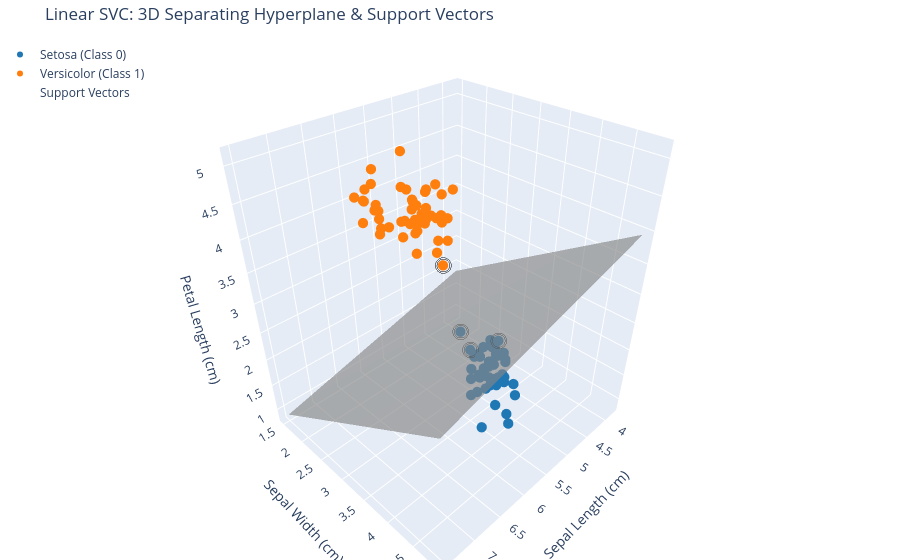

The notebook cell this image was saved under:
### Code cell
import numpy as np
import plotly.graph_objects as go
from sklearn.datasets import load_iris
from sklearn.svm import SVC

# 1. Load pre-packaged dataset
iris = load_iris(as_frame=True)
df = iris.frame

# For binary classification clarity: Setosa (0) vs Versicolor (1)
df_binary = df[df["target"].isin([0, 1])].copy()

# Features: Sepal Length, Sepal Width, Petal Length
features = ["sepal length (cm)", "sepal width (cm)", "petal length (cm)"]
X = df_binary[features].values
y = df_binary["target"].values

# 2. Fit a Linear Support Vector Classifier
model = SVC(kernel="linear", C=1.0)
model.fit(X, y)

# Extract weights (coefficients) and intercept: w1*x + w2*y + w3*z + b = 0
w = model.coef_[0]
b = model.intercept_[0]

# 3. Create a 2D mesh grid for the separating hyperplane
x_min, x_max = X[:, 0].min() - 0.5, X[:, 0].max() + 0.5
y_min, y_max = X[:, 1].min() - 0.5, X[:, 1].max() + 0.5
xx, yy = np.meshgrid(np.linspace(x_min, x_max, 20), np.linspace(y_min, y_max, 20))

# Solve for z: z = -(w[0]*x + w[1]*y + b) / w[2]
zz = -(w[0] * xx + w[1] * yy + b) / w[2]

# Also calculate parallel margin boundaries (+1 and -1)
zz_margin_up = -(w[0] * xx + w[1] * yy + b - 1) / w[2]
zz_margin_down = -(w[0] * xx + w[1] * yy + b + 1) / w[2]

# 4. Build the Interactive 3D Plot
fig = go.Figure()

# Plot data points for Class 0 (Setosa)
mask_0 = y == 0
fig.add_trace(
    go.Scatter3d(
        x=X[mask_0, 0],
        y=X[mask_0, 1],
        z=X[mask_0, 2],
        mode="markers",
        name="Setosa (Class 0)",
        marker=dict(size=6, color="#1f77b4", symbol="circle"),
    )
)

# Plot data points for Class 1 (Versicolor)
mask_1 = y == 1
fig.add_trace(
    go.Scatter3d(
        x=X[mask_1, 0],
        y=X[mask_1, 1],
        z=X[mask_1, 2],
        mode="markers",
        name="Versicolor (Class 1)",
        marker=dict(size=6, color="#ff7f0e", symbol="circle"),
    )
)

# Highlight Support Vectors
support_vectors = model.support_vectors_
fig.add_trace(
    go.Scatter3d(
        x=support_vectors[:, 0],
        y=support_vectors[:, 1],
        z=support_vectors[:, 2],
        mode="markers",
        name="Support Vectors",
        marker=dict(
            size=9,
            color="rgba(0,0,0,0)",
            line=dict(color="black", width=4),
            symbol="circle-open",
        ),
    )
)

# Add Decision Boundary Surface
fig.add_trace(
    go.Surface(
        x=xx,
        y=yy,
        z=zz,
        name="Decision Hyperplane",
        colorscale=[[0, "gray"], [1, "gray"]],
        showscale=False,
        opacity=0.65,
    )
)

# Layout configuration
fig.update_layout(
    title="Linear SVC: 3D Separating Hyperplane & Support Vectors",
    scene=dict(
        xaxis_title="Sepal Length (cm)",
        yaxis_title="Sepal Width (cm)",
        zaxis_title="Petal Length (cm)",
    ),
    legend=dict(x=0, y=1),
    margin=dict(l=0, r=0, b=0, t=40),
)

fig.show()

### Figure 1 — Plotly figure (JSON) as saved in the notebook; plotly's stock layout.template omitted (floating-point values rounded to 4 significant figures; data arrays with more than 128 entries replaced by an {"elided": "..."} marker saying what was removed)
{"data": [{"marker": {"color": "#1f77b4", "size": 6, "symbol": "circle"}, "mode": "markers", "name": "Setosa (Class 0)", "type": "scatter3d", "x": [5.1, 4.9, 4.7, 4.6, 5.0, 5.4, 4.6, 5.0, 4.4, 4.9, 5.4, 4.8, 4.8, 4.3, 5.8, 5.7, 5.4, 5.1, 5.7, 5.1, 5.4, 5.1, 4.6, 5.1, 4.8, 5.0, 5.0, 5.2, 5.2, 4.7, 4.8, 5.4, 5.2, 5.5, 4.9, 5.0, 5.5, 4.9, 4.4, 5.1, 5.0, 4.5, 4.4, 5.0, 5.1, 4.8, 5.1, 4.6, 5.3, 5.0], "y": [3.5, 3.0, 3.2, 3.1, 3.6, 3.9, 3.4, 3.4, 2.9, 3.1, 3.7, 3.4, 3.0, 3.0, 4.0, 4.4, 3.9, 3.5, 3.8, 3.8, 3.4, 3.7, 3.6, 3.3, 3.4, 3.0, 3.4, 3.5, 3.4, 3.2, 3.1, 3.4, 4.1, 4.2, 3.1, 3.2, 3.5, 3.6, 3.0, 3.4, 3.5, 2.3, 3.2, 3.5, 3.8, 3.0, 3.8, 3.2, 3.7, 3.3], "z": [1.4, 1.4, 1.3, 1.5, 1.4, 1.7, 1.4, 1.5, 1.4, 1.5, 1.5, 1.6, 1.4, 1.1, 1.2, 1.5, 1.3, 1.4, 1.7, 1.5, 1.7, 1.5, 1.0, 1.7, 1.9, 1.6, 1.6, 1.5, 1.4, 1.6, 1.6, 1.5, 1.5, 1.4, 1.5, 1.2, 1.3, 1.4, 1.3, 1.5, 1.3, 1.3, 1.3, 1.6, 1.9, 1.4, 1.6, 1.4, 1.5, 1.4]}, {"marker": {"color": "#ff7f0e", "size": 6, "symbol": "circle"}, "mode": "markers", "name": "Versicolor (Class 1)", "type": "scatter3d", "x": [7.0, 6.4, 6.9, 5.5, 6.5, 5.7, 6.3, 4.9, 6.6, 5.2, 5.0, 5.9, 6.0, 6.1, 5.6, 6.7, 5.6, 5.8, 6.2, 5.6, 5.9, 6.1, 6.3, 6.1, 6.4, 6.6, 6.8, 6.7, 6.0, 5.7, 5.5, 5.5, 5.8, 6.0, 5.4, 6.0, 6.7, 6.3, 5.6, 5.5, 5.5, 6.1, 5.8, 5.0, 5.6, 5.7, 5.7, 6.2, 5.1, 5.7], "y": [3.2, 3.2, 3.1, 2.3, 2.8, 2.8, 3.3, 2.4, 2.9, 2.7, 2.0, 3.0, 2.2, 2.9, 2.9, 3.1, 3.0, 2.7, 2.2, 2.5, 3.2, 2.8, 2.5, 2.8, 2.9, 3.0, 2.8, 3.0, 2.9, 2.6, 2.4, 2.4, 2.7, 2.7, 3.0, 3.4, 3.1, 2.3, 3.0, 2.5, 2.6, 3.0, 2.6, 2.3, 2.7, 3.0, 2.9, 2.9, 2.5, 2.8], "z": [4.7, 4.5, 4.9, 4.0, 4.6, 4.5, 4.7, 3.3, 4.6, 3.9, 3.5, 4.2, 4.0, 4.7, 3.6, 4.4, 4.5, 4.1, 4.5, 3.9, 4.8, 4.0, 4.9, 4.7, 4.3, 4.4, 4.8, 5.0, 4.5, 3.5, 3.8, 3.7, 3.9, 5.1, 4.5, 4.5, 4.7, 4.4, 4.1, 4.0, 4.4, 4.6, 4.0, 3.3, 4.2, 4.2, 4.2, 4.3, 3.0, 4.1]}, {"marker": {"color": "rgba(0,0,0,0)", "line": {"color": "black", "width": 4}, "size": 9, "symbol": "circle-open"}, "mode": "markers", "name": "Support Vectors", "type": "scatter3d", "x": [4.8, 5.0, 4.5, 5.1], "y": [3.4, 3.0, 2.3, 2.5], "z": [1.9, 1.6, 1.3, 3.0]}, {"colorscale": [[0, "gray"], [1, "gray"]], "name": "Decision Hyperplane", "opacity": 0.65, "showscale": false, "type": "surface", "x": {"elided": "20x20 float values"}, "y": {"elided": "20x20 float values"}, "z": {"elided": "20x20 float values"}}], "layout": {"legend": {"x": 0, "y": 1}, "margin": {"b": 0, "l": 0, "r": 0, "t": 40}, "scene": {"xaxis": {"title": {"text": "Sepal Length (cm)"}}, "yaxis": {"title": {"text": "Sepal Width (cm)"}}, "zaxis": {"title": {"text": "Petal Length (cm)"}}}, "title": {"text": "Linear SVC: 3D Separating Hyperplane & Support Vectors"}}}
